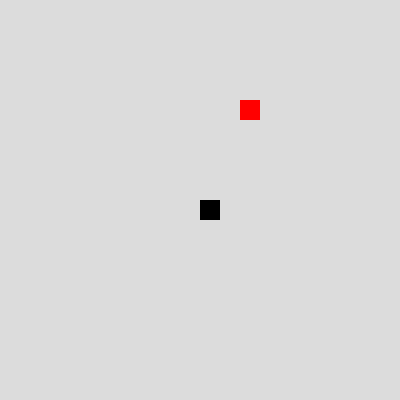
Frame 1 (no input)
Frame 60 (the mouse pressed at the canvas centre just before this capture): identical to frame 1, image omitted
Frame 120 (the mouse held since frame 60 and released just before this capture): identical to frame 1, image omitted

The Processing sketch that drew this single still picture (run headless with seeded random() and noise(); from frame 60 on, the mouse is pressed at the canvas centre):

// Processing sketch: p115_snake_game_redux
// ── p115_snake_game_redux.pde
/*

https://en.wikipedia.org/wiki/Snake_(video_game_genre)

*/

Snake snake;
float rez;
PVector food;
float w;
float h;

void setup() {
  size(400, 400);
  reset();
}

void reset() {
  rez = 20;
  w = floor(width / rez);
  h = floor(height / rez);
  frameRate(5);
  snake = new Snake();
  foodLocation();
}

void foodLocation() {
  float x = floor(random(w));
  float y = floor(random(h));
  food = new PVector(x, y);
}

void keyPressed() {
  if (keyCode == LEFT) {
    snake.setDir(-1, 0);
  } else if (keyCode == RIGHT) {
    snake.setDir(1, 0);
  } else if (keyCode == DOWN) {
    snake.setDir(0, 1);
  } else if (keyCode == UP) {
    snake.setDir(0, -1);
  } else if (key == ' ') {
    snake.grow();
  }

}

void draw() {
  scale(rez);
  background(220);
  if (snake.eat(food)) {
    foodLocation();
  }
  snake.update();
  snake.show();


  if (snake.endGame()) {
    print("END GAME");
    background(255, 0, 0);
    noLoop();
  }

  noStroke();
  fill(255, 0, 0);
  rect(food.x, food.y, 1, 1);
}

class Snake {
  ArrayList<PVector> body;
  float xdir;
  float ydir;
  float len;

  Snake() {
    body = new ArrayList<PVector>();
    body.add(new PVector(floor(w/2), floor(h/2)));
    xdir = 0;
    ydir = 0;
    len = 0;
  }
  
  void setDir(float x, float y) {
    xdir = x;
    ydir = y;
  }
  
  PVector getHead() {
    return body.get(body.size() - 1).copy();
  }
  
  void update() {
    var head = getHead();
    body.remove(0);
    head.x += xdir;
    head.y += ydir;
    body.add(head);
  }
  
  void grow() {
    var head = getHead();
    len++;
    body.add(head);
  }
  
  boolean endGame() {
    var head = getHead();
    if(head.x > w-1 || head.x < 0 || head.y > h-1 || head.y < 0) {
       return true;
    }
    for(var i = 0; i < body.size()-1; i++) {
      var part = body.get(i);
      if(part.x == head.x && part.y == head.y) {
        return true;
      }
    }
    return false;
  }
  
  boolean eat(PVector pos) {
    var head = getHead();
    if (head.x == pos.x && head.y == pos.y) {
      grow();
      return true;
    }
    return false;
  }
  
  void show() {
    for (var part : body) {
      fill(0);
      noStroke();
      rect(part.x, part.y, 1, 1);
    }
  }
}
